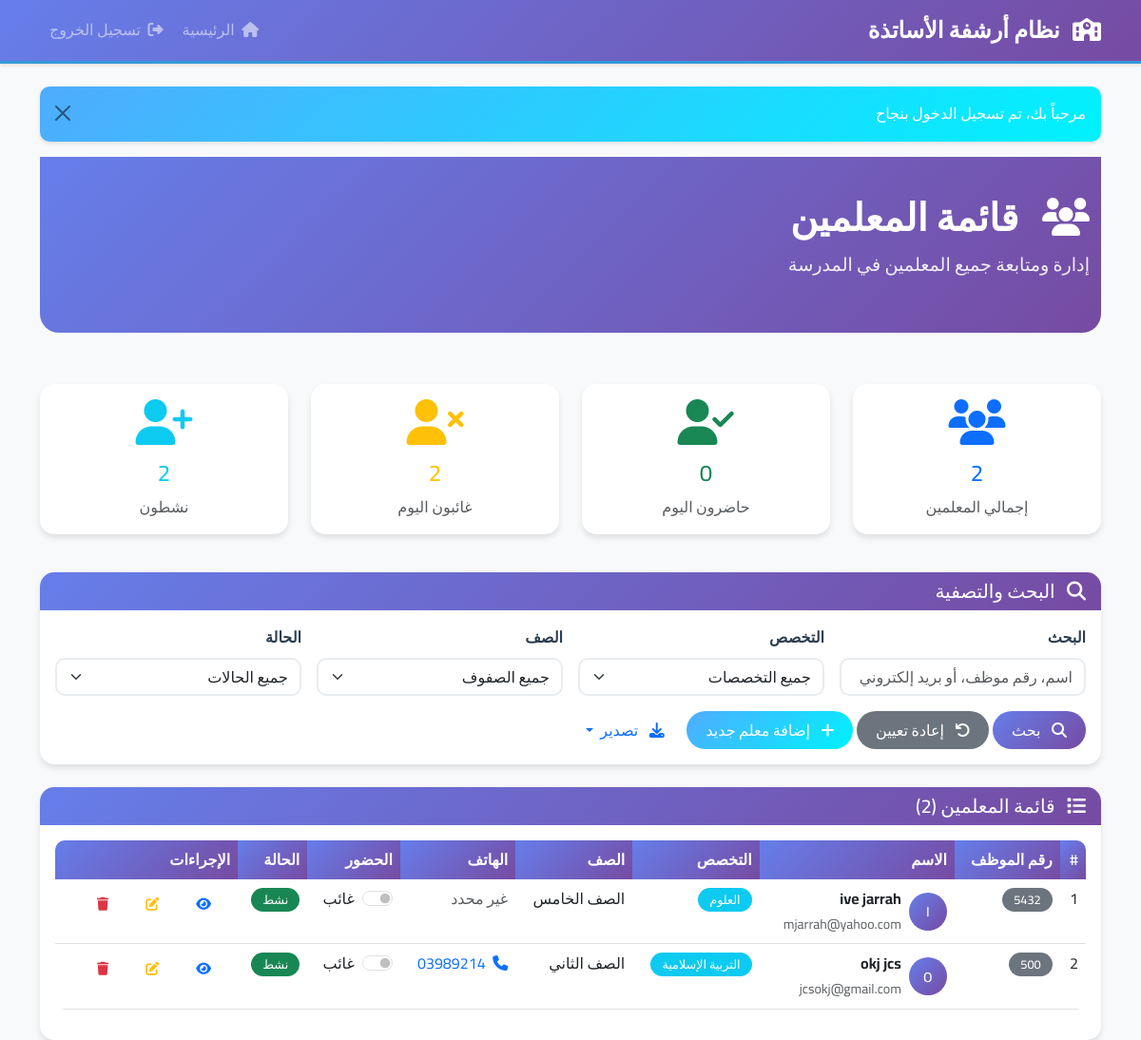
The page /teachers/list.php (signed in) on the database its author committed.
### tables this page shows
CREATE TABLE teachers (
            id INTEGER PRIMARY KEY AUTOINCREMENT,
            user_id INTEGER UNIQUE,
            employee_id VARCHAR(20) UNIQUE,
            first_name VARCHAR(50) NOT NULL,
            last_name VARCHAR(50) NOT NULL,
            email VARCHAR(100),
            phone VARCHAR(20),
            address TEXT,
            hire_date DATE,
            birth_date DATE,
            national_id VARCHAR(20),
            subject VARCHAR(100),
            grade_level VARCHAR(50),
            photo VARCHAR(255),
            is_present INTEGER DEFAULT 0,
            created_at DATETIME DEFAULT CURRENT_TIMESTAMP,
            updated_at DATETIME DEFAULT CURRENT_TIMESTAMP,
            FOREIGN KEY (user_id) REFERENCES users(id) ON DELETE CASCADE
        );

### teachers/list.php (the view, shortened to what the rows shown need)
<?php
require_once '../config/config.php';
$sql = "SELECT t.*, u.username, u.is_active
        FROM teachers t
        JOIN users u ON t.user_id = u.id
        WHERE 1=1";
$params = [];
$sql .= " ORDER BY t.first_name, t.last_name";
try {
    $stmt = $db->query($sql, $params);
    $teachers = $stmt->fetchAll(PDO::FETCH_ASSOC);
} catch (Exception $e) {
    showMessage('خطأ في جلب بيانات المعلمين', 'error');
    $teachers = [];
    $subjects = [];
    $grades = [];
}
?>
<!DOCTYPE html>
<html lang="ar" dir="rtl">
<head>
    <link href="https://cdn.jsdelivr.net/npm/bootstrap@5.3.0/dist/css/bootstrap.rtl.min.css" rel="stylesheet">
    <link href="https://cdnjs.cloudflare.com/ajax/libs/font-awesome/6.4.0/css/all.min.css" rel="stylesheet">
    <link href="../assets/css/style.css" rel="stylesheet">
</head>
<body>
    <div class="container mt-4">
        <div class="row mb-4">
            <div class="col-12">
                <div class="page-header">
                    <div class="container">
                        <h1 class="page-title">
                            <i class="fas fa-users me-3"></i>
                            قائمة المعلمين
                        </h1>
                    </div>
                </div>
            </div>
        </div>
        <div class="row mb-4">
            <div class="col-md-3 mb-3">
                <div class="card text-center h-100">
                    <div class="card-body">
                        <i class="fas fa-user-check fa-3x text-success mb-3"></i>
                        <?php
                        $presentCount = array_filter($teachers, function($t) { return $t['is_present'] == 1; });
                        ?>
                        <h4 class="text-success"><?php echo count($presentCount); ?></h4>
                        <p class="text-muted mb-0">حاضرون اليوم</p>
                    </div>
                </div>
            </div>
        </div>
        <div class="card">
            <div class="card-body">
                <?php if (empty($teachers)): ?>
                <div class="text-center py-5">
                    <i class="fas fa-users fa-3x text-muted mb-3"></i>
                    <h5 class="text-muted">لا توجد نتائج</h5>
                    <p class="text-muted">لم يتم العثور على معلمين يطابقون معايير البحث</p>
                    <a href="add.php" class="btn btn-primary">
                        <i class="fas fa-plus me-2"></i>
                        إضافة معلم جديد
                    </a>
                </div>
                <?php else: ?>
                <div class="table-responsive">
                    <table class="table table-hover table-numbered">
                        <thead>
                            <tr>
                                <th class="sortable" data-column="0">#</th>
                                <th class="sortable" data-column="1">رقم الموظف</th>
                                <th class="sortable" data-column="2">الاسم</th>
                                <th class="sortable" data-column="3">التخصص</th>
                                <th class="sortable" data-column="4">الصف</th>
                                <th class="sortable" data-column="5">الهاتف</th>
                                <th>الحضور</th>
                                <th>الحالة</th>
                                <th>الإجراءات</th>
                            </tr>
                        </thead>
                        <tbody>
                            <?php foreach ($teachers as $index => $teacher): ?>
                            <tr>
                                <td class="row-number"><?php echo $index + 1; ?></td>
                                <td>
                                    <span class="badge bg-secondary">
                                        <?php echo htmlspecialchars($teacher['employee_id']); ?>
                                    </span>
                                </td>
                                <td>
                                    <div class="d-flex align-items-center">
                                        <div class="avatar-sm bg-primary text-white rounded-circle d-flex align-items-center justify-content-center me-2">
                                            <?php echo strtoupper(substr($teacher['first_name'], 0, 1)); ?>
                                        </div>
                                        <div>
                                            <strong><?php echo htmlspecialchars($teacher['first_name'] . ' ' . $teacher['last_name']); ?></strong>
                                            <br>
                                            <small class="text-muted"><?php echo htmlspecialchars($teacher['email']); ?></small>
                                        </div>
                                    </div>
                                </td>
                                <td>
                                    <span class="badge bg-info">
                                        <?php echo htmlspecialchars($teacher['subject']); ?>
                                    </span>
                                </td>
                                <td><?php echo htmlspecialchars($teacher['grade_level']); ?></td>
                                <td>
                                    <?php if ($teacher['phone']): ?>
                                    <a href="tel:<?php echo $teacher['phone']; ?>" class="text-decoration-none">
                                        <i class="fas fa-phone me-1"></i>
                                        <?php echo htmlspecialchars($teacher['phone']); ?>
                                    </a>
                                    <?php else: ?>
                                    <span class="text-muted">غير محدد</span>
                                    <?php endif; ?>
                                </td>
                                <td>
                                    <div class="form-check form-switch">
                                        <input class="form-check-input attendance-toggle"
                                               type="checkbox"
                                               data-teacher-id="<?php echo $teacher['id']; ?>"
                                               <?php echo $teacher['is_present'] ? 'checked' : ''; ?>>
                                        <label class="form-check-label">
                                            <?php echo $teacher['is_present'] ? 'حاضر' : 'غائب'; ?>
                                        </label>
                                    </div>
                                </td>
                                <td>
                                    <?php if ($teacher['is_active']): ?>
                                    <span class="badge bg-success">نشط</span>
                                    <?php else: ?>
                                    <span class="badge bg-danger">غير نشط</span>
                                    <?php endif; ?>
                                </td>
                                <td>
                                    <div class="btn-group" role="group">
                                        <a href="view.php?id=<?php echo $teacher['id']; ?>"
                                           class="btn btn-sm btn-outline-primary"
                                           data-bs-toggle="tooltip"
                                           title="عرض التفاصيل">
                                            <i class="fas fa-eye"></i>
                                        </a>
                                        <a href="edit.php?id=<?php echo $teacher['id']; ?>"
                                           class="btn btn-sm btn-outline-warning"
                                           data-bs-toggle="tooltip"
                                           title="تعديل">
                                            <i class="fas fa-edit"></i>
                                        </a>
                                        <a href="delete.php?id=<?php echo $teacher['id']; ?>"
                                           class="btn btn-sm btn-outline-danger"
                                           onclick="return confirm('هل أنت متأكد من حذف المعلم <?php echo htmlspecialchars($teacher['first_name'] . ' ' . $teacher['last_name']); ?>؟')"
                                           data-bs-toggle="tooltip"
                                           title="حذف">
                                            <i class="fas fa-trash"></i>
                                        </a>
                                    </div>
                                </td>
                            </tr>
                            <?php endforeach; ?>
                        </tbody>
                    </table>
                </div>
                <?php endif; ?>
            </div>
        </div>
    </div>
</body>
</html>

### rows shown on the page
teachers: is_present "0", employee "5432", first_name "I", first_name+last_name "ive jarrah", email "mjarrah@yahoo.com", subject "العلوم", grade_level "الصف الخامس", phone "غير محدد", shows "غائب"
teachers: employee "500", first_name "O", first_name+last_name "okj jcs", email "jcsokj@gmail.com", subject "التربية الإسلامية", grade_level "الصف الثاني", phone "03989214", shows "غائب"

### other values the page prints
APP_NAME "نظام أرشفة الأساتذة"
$message "مرحباً بك، تم تسجيل الدخول بنجاح"
count($teachers) "2"
count($absentCount) "2"
count($activeCount) "2"
